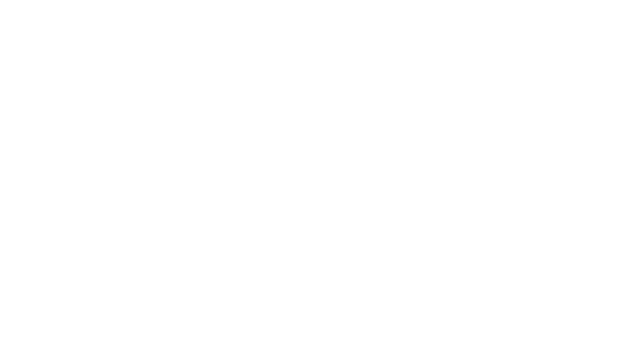
Frame 1 (no input)
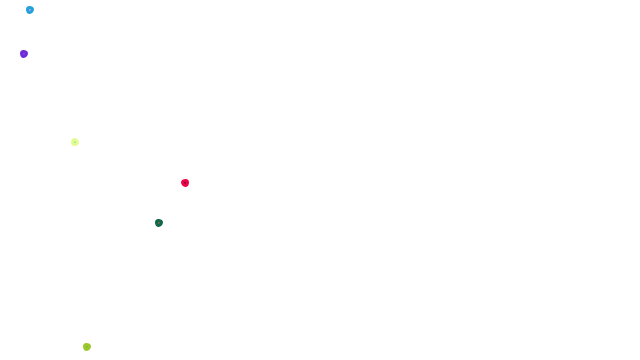
Frame 60 (the mouse pressed at the canvas centre just before this capture)
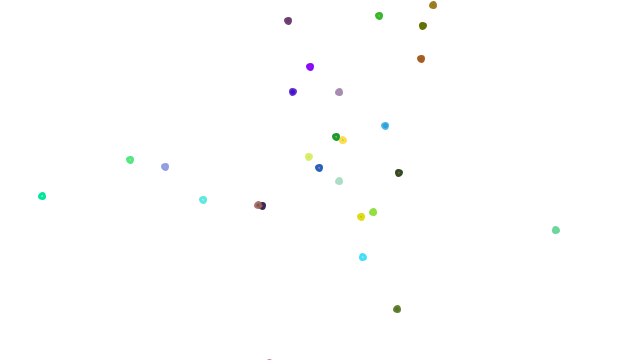
Frame 120 (the mouse held since frame 60 and released just before this capture)

The Processing sketch that drew these frames (run headless with seeded random() and noise(); from frame 60 on, the mouse is pressed at the canvas centre):

// Processing sketch: processing_115531
// ── processing_115531.pde

int pMax = 290;
ArrayList<Particle> particles = new ArrayList<Particle>();
 
void setup() {
  size(640, 360);
  smooth ();
  frameRate(20);
}
 
void draw() {
  background(255);
  particles.add(new Particle());
 
  for (int i = particles.size()-1; i >= 0; i--) {
    Particle p = particles.get(i);
    p.redraw();
    if (particles.size() > pMax) {
      particles.remove(0);
    }
  }
}
 
class Particle {
  float x;
  float y;
  float moveX;
  float moveY;
  float rChan = random(255);
  float gChan = random(255);
  float bChan = random(255);
  int alpha = 180;
 
  Particle() {
    x = mouseX;
    y = mouseY;
    moveX = random(-20, 10); //Bewegungsrichtung für diese Instanz festlegen
    moveY = random(-20, 10);
  }
 
  void redraw() {
    x = x + moveX;
    y = y + moveY;
    drawParticle();
  }
   
  void drawParticle(){
    alpha--;
    fill (alpha--, gChan, bChan, alpha+255);
    strokeWeight(3);
    stroke(rChan, gChan, bChan, alpha+150);
    ellipse (x, y, 5, 5);
  }
}
